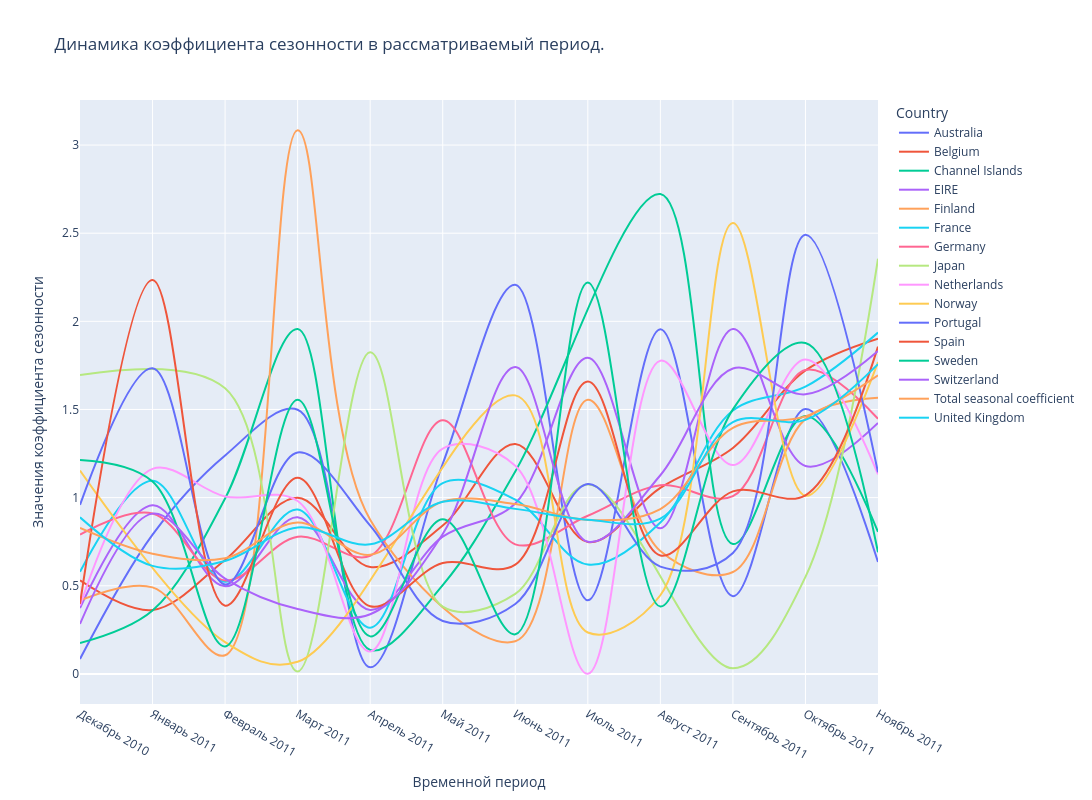

Notebook code cell kept with this figure:
### Markdown cell above
*Рассматривая кривые выручки и средней выручки можно констатировать, что поведение общей выручки и средней выручки в расчёте на одну единицу продукции имеет поведение лидера продаж, а основные продажи сделаны в Великобритании. Это можно посмотреть включая и выключая нужные графики в интерактивных легендах plotly.*

*На графике средней выручки в расчёте на одну единицу продукции можно увидеть, что некоторые отгрузки состояли из более дорогих товаров (такие как в Норвегию(Norway)) относительно общей средней выручки (Total average revenue).*

*Для оценки сезонности нужно посмотреть данные за несколько лет по одинаковым месяцам, но у нас другие периоды отсутствуют (есть только два повторяющихся месяца за разные - это декабрь 2010 и декабрь 2011, но и то декабрь 2011 неполный, только до 09.12.2011г). На графике общей выручки можно просто отметить, что возрастающие пики заметны весной в марте, май и июнь (начало лета), а также большой всплеск продаж с августа по ноябрь 2011 года.*

*Для более лучшей оценки продаж рассмотрим динамику так называемого коэффициента сезонности (скорее эффективности, т.е. посмотрим на сколько больше были продажи в месяц относительно средних продаж за рассматриваемый период).*

*Коэффициент сезонности — это числовой показатель, который отражает, насколько объём продаж в конкретный период (месяц, неделю, квартал) отклоняется от среднего уровня из-за сезонных факторов. Он помогает понять закономерности колебаний спроса, связанных с временем года, праздниками, климатическими условиями или другими повторяющимися событиями.*

*Рассмотрим коэффициент сезонности на периоде с полными месяцами в нашем случае это период с декабря 2010 по ноябрь 2011гг.*

### Code cell
# Группируем данные для нахождения коэффициента сезонности в каждом месяце 
data_total_seasonal_coefficient = data_with_timestamps[data_with_timestamps['InvoiceDate']<='2011-11-30 23:59:59'].\
    groupby(by=['year','month','month_name'], as_index=False).agg({'TotalPrice':'sum','RealQuantity':'sum'})
#display(data_total_seasonal_coefficient)
#data_total_seasonal_coefficient['TotalPrice'].mean()
data_seasonal_coefficient = data_with_timestamps[data_with_timestamps['InvoiceDate']<='2011-11-30 23:59:59'].\
    groupby(by=['Country','year','month','month_name'], as_index=False).agg({'TotalPrice':'sum','RealQuantity':'sum'})
# Возмем только 15 стран, которые составляют рейтинг наибольших продаж
data_seasonal_coefficient = data_seasonal_coefficient[data_seasonal_coefficient['Country'].isin(data_country.nlargest(n=15, columns=['RealQuantity','TotalPrice'])['Country'].values)]
#(data_seasonal_coefficient)
# Для объединения вводим признак и заполняем значения общий коэфициент сезонности 'Total seasonal coefficient'
data_total_seasonal_coefficient['Country']= 'Total seasonal coefficient' 
data_total_seasonal_coefficient = data_total_seasonal_coefficient.iloc[:,[5,0,1,2,3,4]] # новый порядок признаков
# Собираем data_total_seasonal_coefficient и data_seasonal_coefficient  в один датафрейм
data_seasonal_coefficient = data_seasonal_coefficient.merge(right = data_total_seasonal_coefficient, how = 'outer')
#display(data_seasonal_coefficient)
# Далее расчитываем для данных, найденных выше, коэффициент сезонности
for index, col in data_seasonal_coefficient.iterrows():
    #print (col)
    data_seasonal_coefficient.loc[index,'seasonal coefficient'] = col['TotalPrice']/data_seasonal_coefficient[data_seasonal_coefficient['Country']==col['Country']]['TotalPrice'].mean()
display(data_seasonal_coefficient)

# Построим крывые коэффициента сезонности
linear_graph = px.line(data_frame=data_seasonal_coefficient, x=list(map(lambda x, y: x+' '+y, list(data_seasonal_coefficient['month_name'].values), list(map(str,data_seasonal_coefficient['year'].values)))), # объединение 2-х признаков для оси x list(zip(list(data_seasonal_coefficient['month_name'].values), list(map(str,data_seasonal_coefficient['year'].values))))
                       y='seasonal coefficient', color = 'Country', #text='seasonal coefficient'
                       title='Динамика коэффициента сезонности в рассматриваемый период.',
                       labels ={'x':'Временной период', 'seasonal coefficient':'Значения коэффициента сезонности'},
                       line_shape = 'spline', height =800, width = 1300,)
linear_graph.show()

### Figure 1 — Plotly figure (JSON) as saved in the notebook; plotly's stock layout.template omitted (floating-point values rounded to 4 significant figures)
{"data": [{"hovertemplate": "Country=Australia<br>Временной период=%{x}<br>Значения коэффициента сезонности=%{y}<extra></extra>", "legendgroup": "Australia", "line": {"color": "#636efa", "dash": "solid", "shape": "spline"}, "marker": {"symbol": "circle"}, "mode": "lines", "name": "Australia", "orientation": "v", "showlegend": true, "type": "scatter", "x": ["Декабрь 2010", "Январь 2011", "Февраль 2011", "Март 2011", "Апрель 2011", "Май 2011", "Июнь 2011", "Июль 2011", "Август 2011", "Сентябрь 2011", "Октябрь 2011", "Ноябрь 2011"], "xaxis": "x", "y": [0.08459, 0.7902, 1.239, 1.499, 0.03694, 1.192, 2.207, 0.4177, 1.955, 0.4409, 1.503, 0.6346], "yaxis": "y"}, {"hovertemplate": "Country=Belgium<br>Временной период=%{x}<br>Значения коэффициента сезонности=%{y}<extra></extra>", "legendgroup": "Belgium", "line": {"color": "#EF553B", "dash": "solid", "shape": "spline"}, "marker": {"symbol": "circle"}, "mode": "lines", "name": "Belgium", "orientation": "v", "showlegend": true, "type": "scatter", "x": ["Декабрь 2010", "Январь 2011", "Февраль 2011", "Март 2011", "Апрель 2011", "Май 2011", "Июнь 2011", "Июль 2011", "Август 2011", "Сентябрь 2011", "Октябрь 2011", "Ноябрь 2011"], "xaxis": "x", "y": [0.5307, 0.3625, 0.6465, 0.9996, 0.6065, 0.8414, 1.304, 0.748, 1.055, 1.282, 1.722, 1.902], "yaxis": "y"}, {"hovertemplate": "Country=Channel Islands<br>Временной период=%{x}<br>Значения коэффициента сезонности=%{y}<extra></extra>", "legendgroup": "Channel Islands", "line": {"color": "#00cc96", "dash": "solid", "shape": "spline"}, "marker": {"symbol": "circle"}, "mode": "lines", "name": "Channel Islands", "orientation": "v", "showlegend": true, "type": "scatter", "x": ["Декабрь 2010", "Январь 2011", "Февраль 2011", "Март 2011", "Апрель 2011", "Май 2011", "Июнь 2011", "Август 2011", "Сентябрь 2011", "Октябрь 2011", "Ноябрь 2011"], "xaxis": "x", "y": [0.1748, 0.3596, 0.9949, 1.956, 0.1355, 0.5038, 1.148, 2.722, 0.7368, 1.462, 0.8056], "yaxis": "y"}, {"hovertemplate": "Country=EIRE<br>Временной период=%{x}<br>Значения коэффициента сезонности=%{y}<extra></extra>", "legendgroup": "EIRE", "line": {"color": "#ab63fa", "dash": "solid", "shape": "spline"}, "marker": {"symbol": "circle"}, "mode": "lines", "name": "EIRE", "orientation": "v", "showlegend": true, "type": "scatter", "x": ["Декабрь 2010", "Январь 2011", "Февраль 2011", "Март 2011", "Апрель 2011", "Май 2011", "Июнь 2011", "Июль 2011", "Август 2011", "Сентябрь 2011", "Октябрь 2011", "Ноябрь 2011"], "xaxis": "x", "y": [0.3732, 0.9562, 0.4965, 0.888, 0.3628, 0.7784, 0.9666, 1.794, 0.8257, 1.956, 1.179, 1.424], "yaxis": "y"}, {"hovertemplate": "Country=Finland<br>Временной период=%{x}<br>Значения коэффициента сезонности=%{y}<extra></extra>", "legendgroup": "Finland", "line": {"color": "#FFA15A", "dash": "solid", "shape": "spline"}, "marker": {"symbol": "circle"}, "mode": "lines", "name": "Finland", "orientation": "v", "showlegend": true, "type": "scatter", "x": ["Декабрь 2010", "Январь 2011", "Февраль 2011", "Март 2011", "Апрель 2011", "Июнь 2011", "Июль 2011", "Август 2011", "Сентябрь 2011", "Октябрь 2011", "Ноябрь 2011"], "xaxis": "x", "y": [0.4167, 0.4909, 0.1054, 3.084, 0.8739, 0.1849, 1.556, 0.6968, 0.578, 1.447, 1.567], "yaxis": "y"}, {"hovertemplate": "Country=France<br>Временной период=%{x}<br>Значения коэффициента сезонности=%{y}<extra></extra>", "legendgroup": "France", "line": {"color": "#19d3f3", "dash": "solid", "shape": "spline"}, "marker": {"symbol": "circle"}, "mode": "lines", "name": "France", "orientation": "v", "showlegend": true, "type": "scatter", "x": ["Декабрь 2010", "Январь 2011", "Февраль 2011", "Март 2011", "Апрель 2011", "Май 2011", "Июнь 2011", "Июль 2011", "Август 2011", "Сентябрь 2011", "Октябрь 2011", "Ноябрь 2011"], "xaxis": "x", "y": [0.5791, 1.095, 0.5222, 0.9324, 0.2621, 1.083, 0.9885, 0.62, 0.8585, 1.494, 1.629, 1.936], "yaxis": "y"}, {"hovertemplate": "Country=Germany<br>Временной период=%{x}<br>Значения коэффициента сезонности=%{y}<extra></extra>", "legendgroup": "Germany", "line": {"color": "#FF6692", "dash": "solid", "shape": "spline"}, "marker": {"symbol": "circle"}, "mode": "lines", "name": "Germany", "orientation": "v", "showlegend": true, "type": "scatter", "x": ["Декабрь 2010", "Январь 2011", "Февраль 2011", "Март 2011", "Апрель 2011", "Май 2011", "Июнь 2011", "Июль 2011", "Август 2011", "Сентябрь 2011", "Октябрь 2011", "Ноябрь 2011"], "xaxis": "x", "y": [0.7906, 0.9103, 0.5304, 0.7783, 0.6703, 1.438, 0.7349, 0.8973, 1.07, 1.008, 1.724, 1.447], "yaxis": "y"}, {"hovertemplate": "Country=Japan<br>Временной период=%{x}<br>Значения коэффициента сезонности=%{y}<extra></extra>", "legendgroup": "Japan", "line": {"color": "#B6E880", "dash": "solid", "shape": "spline"}, "marker": {"symbol": "circle"}, "mode": "lines", "name": "Japan", "orientation": "v", "showlegend": true, "type": "scatter", "x": ["Декабрь 2010", "Февраль 2011", "Март 2011", "Апрель 2011", "Май 2011", "Июнь 2011", "Июль 2011", "Сентябрь 2011", "Октябрь 2011", "Ноябрь 2011"], "xaxis": "x", "y": [1.695, 1.62, 0.01381, 1.825, 0.3815, 0.4537, 1.074, 0.03164, 0.55, 2.355], "yaxis": "y"}, {"hovertemplate": "Country=Netherlands<br>Временной период=%{x}<br>Значения коэффициента сезонности=%{y}<extra></extra>", "legendgroup": "Netherlands", "line": {"color": "#FF97FF", "dash": "solid", "shape": "spline"}, "marker": {"symbol": "circle"}, "mode": "lines", "name": "Netherlands", "orientation": "v", "showlegend": true, "type": "scatter", "x": ["Декабрь 2010", "Январь 2011", "Февраль 2011", "Март 2011", "Апрель 2011", "Май 2011", "Июнь 2011", "Июль 2011", "Август 2011", "Сентябрь 2011", "Октябрь 2011", "Ноябрь 2011"], "xaxis": "x", "y": [0.3866, 1.163, 1.007, 0.9806, 0.1275, 1.278, 1.181, 0.0004866, 1.777, 1.185, 1.783, 1.132], "yaxis": "y"}, {"hovertemplate": "Country=Norway<br>Временной период=%{x}<br>Значения коэффициента сезонности=%{y}<extra></extra>", "legendgroup": "Norway", "line": {"color": "#FECB52", "dash": "solid", "shape": "spline"}, "marker": {"symbol": "circle"}, "mode": "lines", "name": "Norway", "orientation": "v", "showlegend": true, "type": "scatter", "x": ["Декабрь 2010", "Февраль 2011", "Март 2011", "Июнь 2011", "Июль 2011", "Август 2011", "Сентябрь 2011", "Октябрь 2011", "Ноябрь 2011"], "xaxis": "x", "y": [1.154, 0.18, 0.06844, 1.58, 0.2346, 0.4461, 2.558, 1.01, 1.769], "yaxis": "y"}, {"hovertemplate": "Country=Portugal<br>Временной период=%{x}<br>Значения коэффициента сезонности=%{y}<extra></extra>", "legendgroup": "Portugal", "line": {"color": "#636efa", "dash": "solid", "shape": "spline"}, "marker": {"symbol": "circle"}, "mode": "lines", "name": "Portugal", "orientation": "v", "showlegend": true, "type": "scatter", "x": ["Декабрь 2010", "Январь 2011", "Февраль 2011", "Март 2011", "Апрель 2011", "Май 2011", "Июнь 2011", "Июль 2011", "Август 2011", "Сентябрь 2011", "Октябрь 2011", "Ноябрь 2011"], "xaxis": "x", "y": [0.959, 1.734, 0.5072, 1.256, 0.8409, 0.3004, 0.3964, 1.077, 0.6086, 0.6862, 2.491, 1.144], "yaxis": "y"}, {"hovertemplate": "Country=Spain<br>Временной период=%{x}<br>Значения коэффициента сезонности=%{y}<extra></extra>", "legendgroup": "Spain", "line": {"color": "#EF553B", "dash": "solid", "shape": "spline"}, "marker": {"symbol": "circle"}, "mode": "lines", "name": "Spain", "orientation": "v", "showlegend": true, "type": "scatter", "x": ["Декабрь 2010", "Январь 2011", "Февраль 2011", "Март 2011", "Апрель 2011", "Май 2011", "Июнь 2011", "Июль 2011", "Август 2011", "Сентябрь 2011", "Октябрь 2011", "Ноябрь 2011"], "xaxis": "x", "y": [0.3972, 2.235, 0.3871, 1.113, 0.3836, 0.6289, 0.6194, 1.659, 0.6718, 1.035, 1.013, 1.856], "yaxis": "y"}, {"hovertemplate": "Country=Sweden<br>Временной период=%{x}<br>Значения коэффициента сезонности=%{y}<extra></extra>", "legendgroup": "Sweden", "line": {"color": "#00cc96", "dash": "solid", "shape": "spline"}, "marker": {"symbol": "circle"}, "mode": "lines", "name": "Sweden", "orientation": "v", "showlegend": true, "type": "scatter", "x": ["Декабрь 2010", "Январь 2011", "Февраль 2011", "Март 2011", "Апрель 2011", "Май 2011", "Июнь 2011", "Июль 2011", "Август 2011", "Сентябрь 2011", "Октябрь 2011", "Ноябрь 2011"], "xaxis": "x", "y": [1.214, 1.092, 0.156, 1.555, 0.2128, 0.8776, 0.2246, 2.22, 0.3821, 1.501, 1.877, 0.6895], "yaxis": "y"}, {"hovertemplate": "Country=Switzerland<br>Временной период=%{x}<br>Значения коэффициента сезонности=%{y}<extra></extra>", "legendgroup": "Switzerland", "line": {"color": "#ab63fa", "dash": "solid", "shape": "spline"}, "marker": {"symbol": "circle"}, "mode": "lines", "name": "Switzerland", "orientation": "v", "showlegend": true, "type": "scatter", "x": ["Декабрь 2010", "Январь 2011", "Февраль 2011", "Март 2011", "Апрель 2011", "Май 2011", "Июнь 2011", "Июль 2011", "Август 2011", "Сентябрь 2011", "Октябрь 2011", "Ноябрь 2011"], "xaxis": "x", "y": [0.2834, 0.9091, 0.5408, 0.3679, 0.3382, 0.7932, 1.74, 0.7494, 1.127, 1.733, 1.586, 1.832], "yaxis": "y"}, {"hovertemplate": "Country=Total seasonal coefficient<br>Временной период=%{x}<br>Значения коэффициента сезонности=%{y}<extra></extra>", "legendgroup": "Total seasonal coefficient", "line": {"color": "#FFA15A", "dash": "solid", "shape": "spline"}, "marker": {"symbol": "circle"}, "mode": "lines", "name": "Total seasonal coefficient", "orientation": "v", "showlegend": true, "type": "scatter", "x": ["Декабрь 2010", "Январь 2011", "Февраль 2011", "Март 2011", "Апрель 2011", "Май 2011", "Июнь 2011", "Июль 2011", "Август 2011", "Сентябрь 2011", "Октябрь 2011", "Ноябрь 2011"], "xaxis": "x", "y": [0.8278, 0.6812, 0.6563, 0.859, 0.6755, 0.9774, 0.964, 0.8735, 0.9353, 1.396, 1.461, 1.694], "yaxis": "y"}, {"hovertemplate": "Country=United Kingdom<br>Временной период=%{x}<br>Значения коэффициента сезонности=%{y}<extra></extra>", "legendgroup": "United Kingdom", "line": {"color": "#19d3f3", "dash": "solid", "shape": "spline"}, "marker": {"symbol": "circle"}, "mode": "lines", "name": "United Kingdom", "orientation": "v", "showlegend": true, "type": "scatter", "x": ["Декабрь 2010", "Январь 2011", "Февраль 2011", "Март 2011", "Апрель 2011", "Май 2011", "Июнь 2011", "Июль 2011", "Август 2011", "Сентябрь 2011", "Октябрь 2011", "Ноябрь 2011"], "xaxis": "x", "y": [0.888, 0.6127, 0.6401, 0.831, 0.7348, 0.976, 0.9361, 0.8742, 0.8809, 1.428, 1.441, 1.757], "yaxis": "y"}], "layout": {"height": 800, "legend": {"title": {"text": "Country"}, "tracegroupgap": 0}, "title": {"text": "Динамика коэффициента сезонности в рассматриваемый период."}, "width": 1300, "xaxis": {"anchor": "y", "domain": [0, 1], "title": {"text": "Временной период"}}, "yaxis": {"anchor": "x", "domain": [0, 1], "title": {"text": "Значения коэффициента сезонности"}}}}
